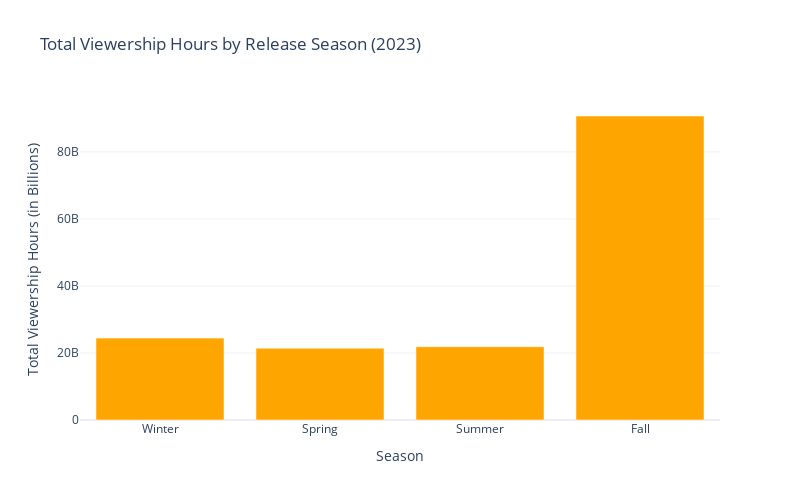

The code cell stored with this chart in its notebook:
### Markdown cell above
The graph compares viewership trends between movies and shows throughout 2023. It shows that shows consistently have higher viewership than movies, peaking in December. Movies have more fluctuating viewership, with notable increases in June and October. This indicates that Netflix’s audience engages more with shows across the year, while movie viewership experiences occasional spikes, possibly linked to specific releases or events.

Now, let’s explore the total viewership hours distributed across different release seasons:

### Code cell
# Define seasons based on release months
def get_season(month):
    if month in [12, 1, 2]:
        return 'Winter'
    elif month in [3, 4, 5]:
        return 'Spring'
    elif month in [6, 7, 8]:
        return 'Summer'
    else:
        return 'Fall'

# Apply the season categorization to the dataset
netflix_data['Release Season'] = netflix_data['Release Month'].apply(get_season)

# Aggregate viewership hours by release season
seasonal_viewership = netflix_data.groupby('Release Season')['Hours Viewed'].sum()

# Order the seasons as 'Winter', 'Spring', 'Summer', 'Fall'
seasons_order = ['Winter', 'Spring', 'Summer', 'Fall']
seasonal_viewership = seasonal_viewership.reindex(seasons_order)

fig = go.Figure(data=[
    go.Bar(
        x=seasonal_viewership.index,
        y=seasonal_viewership.values,
        marker_color='orange'
    )
])

fig.update_layout(
    title='Total Viewership Hours by Release Season (2023)',
    xaxis_title='Season',
    yaxis_title='Total Viewership Hours (in Billions)',
    xaxis_tickangle=0,
    height=500,
    width=800,
    xaxis=dict(
        categoryorder='array',
        categoryarray=seasons_order
    )
)

fig.show()

### Figure 1 — Plotly figure (JSON) as saved in the notebook; plotly's stock layout.template omitted (floating-point values rounded to 4 significant figures)
{"data": [{"marker": {"color": "orange"}, "type": "bar", "x": ["Winter", "Spring", "Summer", "Fall"], "y": [24431100000, 21397400000, 21864600000, 90708800000]}], "layout": {"height": 500, "title": {"text": "Total Viewership Hours by Release Season (2023)"}, "width": 800, "xaxis": {"categoryarray": ["Winter", "Spring", "Summer", "Fall"], "categoryorder": "array", "tickangle": 0, "title": {"text": "Season"}}, "yaxis": {"title": {"text": "Total Viewership Hours (in Billions)"}}}}
